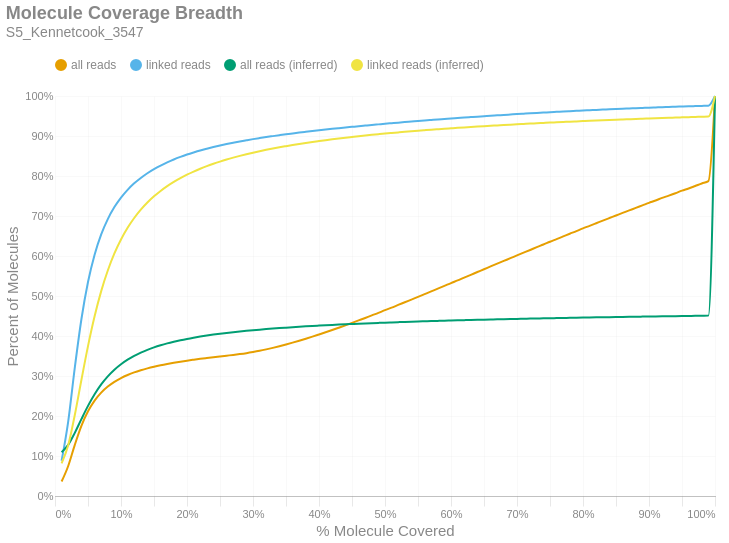

Notebook code for this chart:
### Markdown cell above
### Molecule Read Coverage
This chart shows molecule coverage breadth as computed by the number of bases aligned to that molecule. In other words, "*how much of each unique long molecule is actually sequenced/aligned?*" Keep in mind there is a distinction between sequences and alignments, since some sequences belonging to a particular molecule may not align well and wouldn't appear in the alignment data. This chart also shows molecule coverage breadth as computed by the *inferred fragment* from which the aligned sequences originate. Unlike read coverage, this calculation takes into account the total insert size, including unsequenced gaps between the forward and reverse reads. Like the previous figures, these are cumulative percents.

### Code cell
if SKIPLR:
    print_html(f"Skipped")
else:
    binned_df = consolidated_hist(valids['coverage_bp'], mask, 0.01, True)
    binned_df_inf = consolidated_hist(valids['coverage_inserts'], mask, 0.01, True)
    binned_df = binned_df.with_columns(pl.lit(binned_df_inf['all reads (cumsum)']).alias('all reads (inferred)'))
    binned_df = binned_df.with_columns(pl.lit(binned_df_inf['linked reads (cumsum)']).alias('linked reads (inferred)'))
    binned_df = binned_df.with_columns(
        (pl.col('bin').cast(pl.Float64) + 0.01).alias('right_edge')
    )

    with SafeRender(binned_df):
        (
            density_plot(binned_df, 'Molecule Coverage Breadth', samplename, 'molcov', ['all reads (inferred)','linked reads (inferred)'])
            .encode(
                #x=alt.X('bin:Q', title="% Molecule Covered").axis(format = '%').scale(padding=0),
                x=alt.X('right_edge:Q', title="% Molecule Covered").axis(format='%').scale(padding=0),
                y=alt.Y('value:Q', title='Percent of Molecules')
                    .axis(format='%')
                    .stack(False)
                    .scale(domainMin=0, padding=0),
                color=alt.Color("key:N").scale(domain = ["all reads", "linked reads", "all reads (inferred)", "linked reads (inferred)"]),
                tooltip = [
                    alt.Tooltip("key:N", title = "Data Type"),
                    alt.Tooltip("range_label:N", title="% Molecule Covered"),
                    alt.Tooltip("value:Q", format = ".2%", title="% Molecules")
                ]
            )
        ).display()

### Figure 1 — Vega-Lite specification as saved in the notebook (floating-point values rounded to 4 significant figures)
{"width": "container", "height": 400, "config": {"title": {"anchor": "start", "dy": -15, "fontSize": 18, "color": "#888888", "subtitleColor": "#888888", "subtitleFontSize": 14}, "arc": {"fill": "#0072B2"}, "axis": {"domainColor": "#888888", "domainWidth": 0.5, "gridWidth": 0.2, "grid": false, "titleFontWeight": 400, "titleFontSize": 15, "labelFontSize": 11, "labelColor": "#888888", "tickColor": "#888888", "tickWidth": 0.2, "titleColor": "#888888"}, "axisBand": {"grid": false}, "axisX": {"grid": true, "tickSize": 10, "domainCap": "round"}, "axisY": {"domain": false, "grid": true, "tickSize": 0, "domainCap": "round"}, "background": "transparent", "header": {"labelFontSize": 15, "labelColor": "#888888", "titleFontSize": 15, "titleFontWeight": 600, "titleColor": "#888888"}, "legend": {"labelFont": "sans-serif", "labelFontSize": 12, "labelColor": "#888888", "symbolSize": 100, "symbolType": "circle", "titleFontSize": 12, "titlePadding": 10, "titleColor": "#888888", "title": null, "orient": "top"}, "range": {"category": ["#E69F00", "#56B4E9", "#009E73", "#F0E442", "#0072B2", "#D55E00", "#CC79A7", "#000000"], "diverging": ["#cfe8f3", "#a2d4ec", "#73bfe2", "#46abdb", "#1696d2", "#12719e"]}, "area": {"fill": "#0072B2", "fillOpacity": 0.7, "line": true, "strokeOpacity": 0.7}, "line": {"color": "#0072B2", "stroke": "#0072B2", "strokeWidth": 2}, "trail": {"color": "#0072B2", "stroke": "#0072B2", "strokeWidth": 0, "size": 1}, "point": {"filled": true, "fillOpacity": 1.0, "size": 95}, "text": {"color": "#888888", "fontSize": 11, "align": "right", "fontWeight": 400, "size": 11}, "bar": {"fill": "#0072B2", "stroke": null}, "view": {"stroke": null, "continuousWidth": 660, "continuousHeight": 400}}, "data": {"name": "data-4468954f72984ad1530e952e1ee41a54"}, "mark": {"type": "line", "interpolate": "monotone", "point": {"opacity": 0, "size": 275}}, "encoding": {"color": {"field": "key", "scale": {"domain": ["all reads", "linked reads", "all reads (inferred)", "linked reads (inferred)"]}, "type": "nominal"}, "tooltip": [{"field": "key", "title": "Data Type", "type": "nominal"}, {"field": "range_label", "title": "% Molecule Covered", "type": "nominal"}, {"field": "value", "format": ".2%", "title": "% Molecules", "type": "quantitative"}], "x": {"axis": {"format": "%"}, "field": "right_edge", "scale": {"padding": 0}, "title": "% Molecule Covered", "type": "quantitative"}, "y": {"axis": {"format": "%"}, "field": "value", "scale": {"domainMin": 0, "padding": 0}, "stack": false, "title": "Percent of Molecules", "type": "quantitative"}}, "params": [{"name": "param_c36ac31b6afebe62", "select": {"type": "point", "fields": ["key"]}, "bind": "legend"}], "title": {"text": "Molecule Coverage Breadth", "subtitle": "S5_Kennetcook_3547"}, "transform": [{"fold": ["all reads (cumsum)", "linked reads (cumsum)", "all reads (inferred)", "linked reads (inferred)"]}, {"calculate": "replace(datum.key, ' (cumsum)', '')", "as": "key"}, {"filter": {"param": "param_c36ac31b6afebe62"}}], "usermeta": {"embedOptions": {"downloadFileName": "S5_Kennetcook_3547.molcov"}}, "$schema": "https://vega.github.io/schema/vega-lite/v6.1.0.json", "datasets": {"data-4468954f72984ad1530e952e1ee41a54": [{"bin": "0.0", "interval": "0.0-0.01", "all reads": 0.03618, "linked reads": 0.08809, "all reads (cumsum)": 0.03618, "linked reads (cumsum)": 0.08809, "range_label": "0.0-0.01", "all reads (inferred)": 0.1096, "linked reads (inferred)": 0.08135, "right_edge": 0.01}, {"bin": "0.01", "interval": "0.01-0.02", "all reads": 0.03888, "linked reads": 0.09797, "all reads (cumsum)": 0.07505, "linked reads (cumsum)": 0.1861, "range_label": "0.01-0.02", "all reads (inferred)": 0.1279, "linked reads (inferred)": 0.1267, "right_edge": 0.02}, {"bin": "0.02", "interval": "0.02-0.03", "all reads": 0.05286, "linked reads": 0.1348, "all reads (cumsum)": 0.1279, "linked reads (cumsum)": 0.3208, "range_label": "0.02-0.03", "all reads (inferred)": 0.1579, "linked reads (inferred)": 0.2025, "right_edge": 0.03}, {"bin": "0.03", "interval": "0.03-0.04", "all reads": 0.04741, "linked reads": 0.1211, "all reads (cumsum)": 0.1753, "linked reads (cumsum)": 0.4419, "range_label": "0.03-0.04", "all reads (inferred)": 0.1922, "linked reads (inferred)": 0.2901, "right_edge": 0.04}, {"bin": "0.04", "interval": "0.04-0.05", "all reads": 0.0364, "linked reads": 0.09298, "all reads (cumsum)": 0.2117, "linked reads (cumsum)": 0.5349, "range_label": "0.04-0.05", "all reads (inferred)": 0.2253, "linked reads (inferred)": 0.3748, "right_edge": 0.05}, {"bin": "0.05", "interval": "0.05-0.06", "all reads": 0.02686, "linked reads": 0.06847, "all reads (cumsum)": 0.2386, "linked reads (cumsum)": 0.6033, "range_label": "0.05-0.06", "all reads (inferred)": 0.2544, "linked reads (inferred)": 0.4493, "right_edge": 0.06}, {"bin": "0.06", "interval": "0.06-0.07", "all reads": 0.01994, "linked reads": 0.05075, "all reads (cumsum)": 0.2585, "linked reads (cumsum)": 0.6541, "range_label": "0.06-0.07", "all reads (inferred)": 0.2789, "linked reads (inferred)": 0.5122, "right_edge": 0.07}, {"bin": "0.07", "interval": "0.07-0.08", "all reads": 0.01506, "linked reads": 0.03826, "all reads (cumsum)": 0.2736, "linked reads (cumsum)": 0.6923, "range_label": "0.07-0.08", "all reads (inferred)": 0.299, "linked reads (inferred)": 0.5638, "right_edge": 0.08}, {"bin": "0.08", "interval": "0.08-0.09", "all reads": 0.01182, "linked reads": 0.02997, "all reads (cumsum)": 0.2854, "linked reads (cumsum)": 0.7223, "range_label": "0.08-0.09", "all reads (inferred)": 0.3157, "linked reads (inferred)": 0.6064, "right_edge": 0.09}, {"bin": "0.09", "interval": "0.09-0.1", "all reads": 0.009419, "linked reads": 0.02378, "all reads (cumsum)": 0.2948, "linked reads (cumsum)": 0.7461, "range_label": "0.09-0.1", "all reads (inferred)": 0.3293, "linked reads (inferred)": 0.6413, "right_edge": 0.1}, {"bin": "0.1", "interval": "0.1-0.11", "all reads": 0.007696, "linked reads": 0.01937, "all reads (cumsum)": 0.3025, "linked reads (cumsum)": 0.7655, "range_label": "0.1-0.11", "all reads (inferred)": 0.3407, "linked reads (inferred)": 0.6705, "right_edge": 0.11}, {"bin": "0.11", "interval": "0.11-0.12", "all reads": 0.006452, "linked reads": 0.01621, "all reads (cumsum)": 0.309, "linked reads (cumsum)": 0.7817, "range_label": "0.11-0.12", "all reads (inferred)": 0.3503, "linked reads (inferred)": 0.6949, "right_edge": 0.12}, {"bin": "0.12", "interval": "0.12-0.13", "all reads": 0.005382, "linked reads": 0.01347, "all reads (cumsum)": 0.3143, "linked reads (cumsum)": 0.7951, "range_label": "0.12-0.13", "all reads (inferred)": 0.3584, "linked reads (inferred)": 0.7158, "right_edge": 0.13}, {"bin": "0.13", "interval": "0.13-0.14", "all reads": 0.004724, "linked reads": 0.01177, "all reads (cumsum)": 0.3191, "linked reads (cumsum)": 0.8069, "range_label": "0.13-0.14", "all reads (inferred)": 0.3654, "linked reads (inferred)": 0.7336, "right_edge": 0.14}, {"bin": "0.14", "interval": "0.14-0.15", "all reads": 0.004107, "linked reads": 0.01018, "all reads (cumsum)": 0.3232, "linked reads (cumsum)": 0.8171, "range_label": "0.14-0.15", "all reads (inferred)": 0.3715, "linked reads (inferred)": 0.7491, "right_edge": 0.15}, {"bin": "0.15", "interval": "0.15-0.16", "all reads": 0.003635, "linked reads": 0.00896, "all reads (cumsum)": 0.3268, "linked reads (cumsum)": 0.826, "range_label": "0.15-0.16", "all reads (inferred)": 0.3768, "linked reads (inferred)": 0.7627, "right_edge": 0.16}, {"bin": "0.16", "interval": "0.16-0.17", "all reads": 0.003285, "linked reads": 0.008011, "all reads (cumsum)": 0.3301, "linked reads (cumsum)": 0.8341, "range_label": "0.16-0.17", "all reads (inferred)": 0.3815, "linked reads (inferred)": 0.7746, "right_edge": 0.17}, {"bin": "0.17", "interval": "0.17-0.18", "all reads": 0.003016, "linked reads": 0.007269, "all reads (cumsum)": 0.3331, "linked reads (cumsum)": 0.8413, "range_label": "0.17-0.18", "all reads (inferred)": 0.3856, "linked reads (inferred)": 0.7851, "right_edge": 0.18}, {"bin": "0.18", "interval": "0.18-0.19", "all reads": 0.002718, "linked reads": 0.006431, "all reads (cumsum)": 0.3358, "linked reads (cumsum)": 0.8478, "range_label": "0.18-0.19", "all reads (inferred)": 0.3894, "linked reads (inferred)": 0.7947, "right_edge": 0.19}, {"bin": "0.19", "interval": "0.19-0.2", "all reads": 0.00252, "linked reads": 0.005845, "all reads (cumsum)": 0.3383, "linked reads (cumsum)": 0.8536, "range_label": "0.19-0.2", "all reads (inferred)": 0.3928, "linked reads (inferred)": 0.8033, "right_edge": 0.2}, {"bin": "0.2", "interval": "0.2-0.21", "all reads": 0.00231, "linked reads": 0.005254, "all reads (cumsum)": 0.3407, "linked reads (cumsum)": 0.8589, "range_label": "0.2-0.21", "all reads (inferred)": 0.3958, "linked reads (inferred)": 0.811, "right_edge": 0.21}, {"bin": "0.21", "interval": "0.21-0.22", "all reads": 0.002231, "linked reads": 0.004933, "all reads (cumsum)": 0.3429, "linked reads (cumsum)": 0.8638, "range_label": "0.21-0.22", "all reads (inferred)": 0.3986, "linked reads (inferred)": 0.818, "right_edge": 0.22}, {"bin": "0.22", "interval": "0.22-0.23", "all reads": 0.002068, "linked reads": 0.00442, "all reads (cumsum)": 0.345, "linked reads (cumsum)": 0.8682, "range_label": "0.22-0.23", "all reads (inferred)": 0.4011, "linked reads (inferred)": 0.8245, "right_edge": 0.23}, {"bin": "0.23", "interval": "0.23-0.24", "all reads": 0.00202, "linked reads": 0.004171, "all reads (cumsum)": 0.347, "linked reads (cumsum)": 0.8724, "range_label": "0.23-0.24", "all reads (inferred)": 0.4035, "linked reads (inferred)": 0.8305, "right_edge": 0.24}, {"bin": "0.24", "interval": "0.24-0.25", "all reads": 0.001952, "linked reads": 0.00385, "all reads (cumsum)": 0.3489, "linked reads (cumsum)": 0.8762, "range_label": "0.24-0.25", "all reads (inferred)": 0.4056, "linked reads (inferred)": 0.836, "right_edge": 0.25}, {"bin": "0.25", "interval": "0.25-0.26", "all reads": 0.001921, "linked reads": 0.003613, "all reads (cumsum)": 0.3509, "linked reads (cumsum)": 0.8798, "range_label": "0.25-0.26", "all reads (inferred)": 0.4077, "linked reads (inferred)": 0.8411, "right_edge": 0.26}, {"bin": "0.26", "interval": "0.26-0.27", "all reads": 0.001895, "linked reads": 0.003309, "all reads (cumsum)": 0.3527, "linked reads (cumsum)": 0.8832, "range_label": "0.26-0.27", "all reads (inferred)": 0.4095, "linked reads (inferred)": 0.8459, "right_edge": 0.27}, {"bin": "0.27", "interval": "0.27-0.28", "all reads": 0.002043, "linked reads": 0.003222, "all reads (cumsum)": 0.3548, "linked reads (cumsum)": 0.8864, "range_label": "0.27-0.28", "all reads (inferred)": 0.4113, "linked reads (inferred)": 0.8503, "right_edge": 0.28}, {"bin": "0.28", "interval": "0.28-0.29", "all reads": 0.002324, "linked reads": 0.002948, "all reads (cumsum)": 0.3571, "linked reads (cumsum)": 0.8893, "range_label": "0.28-0.29", "all reads (inferred)": 0.4129, "linked reads (inferred)": 0.8545, "right_edge": 0.29}, {"bin": "0.29", "interval": "0.29-0.3", "all reads": 0.002762, "linked reads": 0.002855, "all reads (cumsum)": 0.3599, "linked reads (cumsum)": 0.8922, "range_label": "0.29-0.3", "all reads (inferred)": 0.4145, "linked reads (inferred)": 0.8584, "right_edge": 0.3}, {"bin": "0.3", "interval": "0.3-0.31", "all reads": 0.003099, "linked reads": 0.002627, "all reads (cumsum)": 0.363, "linked reads (cumsum)": 0.8948, "range_label": "0.3-0.31", "all reads (inferred)": 0.4159, "linked reads (inferred)": 0.862, "right_edge": 0.31}, {"bin": "0.31", "interval": "0.31-0.32", "all reads": 0.003543, "linked reads": 0.00253, "all reads (cumsum)": 0.3665, "linked reads (cumsum)": 0.8973, "range_label": "0.31-0.32", "all reads (inferred)": 0.4173, "linked reads (inferred)": 0.8655, "right_edge": 0.32}, {"bin": "0.32", "interval": "0.32-0.33", "all reads": 0.003815, "linked reads": 0.002362, "all reads (cumsum)": 0.3703, "linked reads (cumsum)": 0.8997, "range_label": "0.32-0.33", "all reads (inferred)": 0.4185, "linked reads (inferred)": 0.8687, "right_edge": 0.33}, {"bin": "0.33", "interval": "0.33-0.34", "all reads": 0.004095, "linked reads": 0.00233, "all reads (cumsum)": 0.3744, "linked reads (cumsum)": 0.902, "range_label": "0.33-0.34", "all reads (inferred)": 0.4198, "linked reads (inferred)": 0.8718, "right_edge": 0.34}, {"bin": "0.34", "interval": "0.34-0.35", "all reads": 0.004346, "linked reads": 0.002269, "all reads (cumsum)": 0.3788, "linked reads (cumsum)": 0.9043, "range_label": "0.34-0.35", "all reads (inferred)": 0.4209, "linked reads (inferred)": 0.8746, "right_edge": 0.35}, {"bin": "0.35", "interval": "0.35-0.36", "all reads": 0.004612, "linked reads": 0.002118, "all reads (cumsum)": 0.3834, "linked reads (cumsum)": 0.9064, "range_label": "0.35-0.36", "all reads (inferred)": 0.422, "linked reads (inferred)": 0.8774, "right_edge": 0.36}, {"bin": "0.36", "interval": "0.36-0.37", "all reads": 0.004822, "linked reads": 0.002098, "all reads (cumsum)": 0.3882, "linked reads (cumsum)": 0.9085, "range_label": "0.36-0.37", "all reads (inferred)": 0.4231, "linked reads (inferred)": 0.8801, "right_edge": 0.37}, {"bin": "0.37", "interval": "0.37-0.38", "all reads": 0.004986, "linked reads": 0.001965, "all reads (cumsum)": 0.3932, "linked reads (cumsum)": 0.9105, "range_label": "0.37-0.38", "all reads (inferred)": 0.4241, "linked reads (inferred)": 0.8827, "right_edge": 0.38}, {"bin": "0.38", "interval": "0.38-0.39", "all reads": 0.005196, "linked reads": 0.001921, "all reads (cumsum)": 0.3984, "linked reads (cumsum)": 0.9124, "range_label": "0.38-0.39", "all reads (inferred)": 0.4251, "linked reads (inferred)": 0.8851, "right_edge": 0.39}, {"bin": "0.39", "interval": "0.39-0.4", "all reads": 0.005414, "linked reads": 0.001865, "all reads (cumsum)": 0.4038, "linked reads (cumsum)": 0.9143, "range_label": "0.39-0.4", "all reads (inferred)": 0.426, "linked reads (inferred)": 0.8874, "right_edge": 0.4}, {"bin": "0.4", "interval": "0.4-0.41", "all reads": 0.005455, "linked reads": 0.001813, "all reads (cumsum)": 0.4093, "linked reads (cumsum)": 0.9161, "range_label": "0.4-0.41", "all reads (inferred)": 0.4269, "linked reads (inferred)": 0.8896, "right_edge": 0.41}, {"bin": "0.41", "interval": "0.41-0.42", "all reads": 0.005625, "linked reads": 0.001769, "all reads (cumsum)": 0.4149, "linked reads (cumsum)": 0.9178, "range_label": "0.41-0.42", "all reads (inferred)": 0.4277, "linked reads (inferred)": 0.8918, "right_edge": 0.42}, {"bin": "0.42", "interval": "0.42-0.43", "all reads": 0.005838, "linked reads": 0.001699, "all reads (cumsum)": 0.4207, "linked reads (cumsum)": 0.9195, "range_label": "0.42-0.43", "all reads (inferred)": 0.4285, "linked reads (inferred)": 0.8938, "right_edge": 0.43}, {"bin": "0.43", "interval": "0.43-0.44", "all reads": 0.005941, "linked reads": 0.001674, "all reads (cumsum)": 0.4267, "linked reads (cumsum)": 0.9212, "range_label": "0.43-0.44", "all reads (inferred)": 0.4293, "linked reads (inferred)": 0.8958, "right_edge": 0.44}, {"bin": "0.44", "interval": "0.44-0.45", "all reads": 0.00608, "linked reads": 0.001626, "all reads (cumsum)": 0.4327, "linked reads (cumsum)": 0.9228, "range_label": "0.44-0.45", "all reads (inferred)": 0.43, "linked reads (inferred)": 0.8976, "right_edge": 0.45}, {"bin": "0.45", "interval": "0.45-0.46", "all reads": 0.006214, "linked reads": 0.001629, "all reads (cumsum)": 0.439, "linked reads (cumsum)": 0.9245, "range_label": "0.45-0.46", "all reads (inferred)": 0.4308, "linked reads (inferred)": 0.8994, "right_edge": 0.46}, {"bin": "0.46", "interval": "0.46-0.47", "all reads": 0.006184, "linked reads": 0.001549, "all reads (cumsum)": 0.4451, "linked reads (cumsum)": 0.926, "range_label": "0.46-0.47", "all reads (inferred)": 0.4315, "linked reads (inferred)": 0.9012, "right_edge": 0.47}, {"bin": "0.47", "interval": "0.47-0.48", "all reads": 0.006403, "linked reads": 0.001541, "all reads (cumsum)": 0.4515, "linked reads (cumsum)": 0.9276, "range_label": "0.47-0.48", "all reads (inferred)": 0.4321, "linked reads (inferred)": 0.9029, "right_edge": 0.48}, {"bin": "0.48", "interval": "0.48-0.49", "all reads": 0.006233, "linked reads": 0.001499, "all reads (cumsum)": 0.4578, "linked reads (cumsum)": 0.9291, "range_label": "0.48-0.49", "all reads (inferred)": 0.4328, "linked reads (inferred)": 0.9045, "right_edge": 0.49}, {"bin": "0.49", "interval": "0.49-0.5", "all reads": 0.006945, "linked reads": 0.001504, "all reads (cumsum)": 0.4647, "linked reads (cumsum)": 0.9306, "range_label": "0.49-0.5", "all reads (inferred)": 0.4334, "linked reads (inferred)": 0.9061, "right_edge": 0.5}, {"bin": "0.5", "interval": "0.5-0.51", "all reads": 0.006067, "linked reads": 0.001431, "all reads (cumsum)": 0.4708, "linked reads (cumsum)": 0.932, "range_label": "0.5-0.51", "all reads (inferred)": 0.434, "linked reads (inferred)": 0.9076, "right_edge": 0.51}, {"bin": "0.51", "interval": "0.51-0.52", "all reads": 0.006853, "linked reads": 0.001424, "all reads (cumsum)": 0.4776, "linked reads (cumsum)": 0.9334, "range_label": "0.51-0.52", "all reads (inferred)": 0.4346, "linked reads (inferred)": 0.909, "right_edge": 0.52}, {"bin": "0.52", "interval": "0.52-0.53", "all reads": 0.006632, "linked reads": 0.001356, "all reads (cumsum)": 0.4843, "linked reads (cumsum)": 0.9348, "range_label": "0.52-0.53", "all reads (inferred)": 0.4352, "linked reads (inferred)": 0.9105, "right_edge": 0.53}, {"bin": "0.53", "interval": "0.53-0.54", "all reads": 0.006794, "linked reads": 0.001329, "all reads (cumsum)": 0.4911, "linked reads (cumsum)": 0.9361, "range_label": "0.53-0.54", "all reads (inferred)": 0.4357, "linked reads (inferred)": 0.9118, "right_edge": 0.54}, {"bin": "0.54", "interval": "0.54-0.55", "all reads": 0.006692, "linked reads": 0.001347, "all reads (cumsum)": 0.4978, "linked reads (cumsum)": 0.9375, "range_label": "0.54-0.55", "all reads (inferred)": 0.4362, "linked reads (inferred)": 0.9132, "right_edge": 0.55}, {"bin": "0.55", "interval": "0.55-0.56", "all reads": 0.006905, "linked reads": 0.001305, "all reads (cumsum)": 0.5047, "linked reads (cumsum)": 0.9388, "range_label": "0.55-0.56", "all reads (inferred)": 0.4368, "linked reads (inferred)": 0.9145, "right_edge": 0.56}, {"bin": "0.56", "interval": "0.56-0.57", "all reads": 0.006893, "linked reads": 0.001283, "all reads (cumsum)": 0.5116, "linked reads (cumsum)": 0.94, "range_label": "0.56-0.57", "all reads (inferred)": 0.4373, "linked reads (inferred)": 0.9157, "right_edge": 0.57}, {"bin": "0.57", "interval": "0.57-0.58", "all reads": 0.006778, "linked reads": 0.001276, "all reads (cumsum)": 0.5183, "linked reads (cumsum)": 0.9413, "range_label": "0.57-0.58", "all reads (inferred)": 0.4378, "linked reads (inferred)": 0.9169, "right_edge": 0.58}, {"bin": "0.58", "interval": "0.58-0.59", "all reads": 0.00693, "linked reads": 0.001197, "all reads (cumsum)": 0.5253, "linked reads (cumsum)": 0.9425, "range_label": "0.58-0.59", "all reads (inferred)": 0.4382, "linked reads (inferred)": 0.9181, "right_edge": 0.59}, {"bin": "0.59", "interval": "0.59-0.6", "all reads": 0.007097, "linked reads": 0.001236, "all reads (cumsum)": 0.5324, "linked reads (cumsum)": 0.9437, "range_label": "0.59-0.6", "all reads (inferred)": 0.4387, "linked reads (inferred)": 0.9192, "right_edge": 0.6}, {"bin": "0.6", "interval": "0.6-0.61", "all reads": 0.006665, "linked reads": 0.001169, "all reads (cumsum)": 0.539, "linked reads (cumsum)": 0.9449, "range_label": "0.6-0.61", "all reads (inferred)": 0.4391, "linked reads (inferred)": 0.9204, "right_edge": 0.61}, {"bin": "0.61", "interval": "0.61-0.62", "all reads": 0.007065, "linked reads": 0.0012, "all reads (cumsum)": 0.5461, "linked reads (cumsum)": 0.9461, "range_label": "0.61-0.62", "all reads (inferred)": 0.4396, "linked reads (inferred)": 0.9215, "right_edge": 0.62}, {"bin": "0.62", "interval": "0.62-0.63", "all reads": 0.00685, "linked reads": 0.001142, "all reads (cumsum)": 0.5529, "linked reads (cumsum)": 0.9473, "range_label": "0.62-0.63", "all reads (inferred)": 0.44, "linked reads (inferred)": 0.9225, "right_edge": 0.63}, {"bin": "0.63", "interval": "0.63-0.64", "all reads": 0.006978, "linked reads": 0.001138, "all reads (cumsum)": 0.5599, "linked reads (cumsum)": 0.9484, "range_label": "0.63-0.64", "all reads (inferred)": 0.4404, "linked reads (inferred)": 0.9236, "right_edge": 0.64}, {"bin": "0.64", "interval": "0.64-0.65", "all reads": 0.00683, "linked reads": 0.001081, "all reads (cumsum)": 0.5668, "linked reads (cumsum)": 0.9495, "range_label": "0.64-0.65", "all reads (inferred)": 0.4408, "linked reads (inferred)": 0.9246, "right_edge": 0.65}, {"bin": "0.65", "interval": "0.65-0.66", "all reads": 0.007168, "linked reads": 0.00113, "all reads (cumsum)": 0.5739, "linked reads (cumsum)": 0.9506, "range_label": "0.65-0.66", "all reads (inferred)": 0.4412, "linked reads (inferred)": 0.9256, "right_edge": 0.66}, {"bin": "0.66", "interval": "0.66-0.67", "all reads": 0.006855, "linked reads": 0.001031, "all reads (cumsum)": 0.5808, "linked reads (cumsum)": 0.9516, "range_label": "0.66-0.67", "all reads (inferred)": 0.4416, "linked reads (inferred)": 0.9265, "right_edge": 0.67}, {"bin": "0.67", "interval": "0.67-0.68", "all reads": 0.006886, "linked reads": 0.001063, "all reads (cumsum)": 0.5877, "linked reads (cumsum)": 0.9527, "range_label": "0.67-0.68", "all reads (inferred)": 0.442, "linked reads (inferred)": 0.9275, "right_edge": 0.68}, {"bin": "0.68", "interval": "0.68-0.69", "all reads": 0.006833, "linked reads": 0.001021, "all reads (cumsum)": 0.5945, "linked reads (cumsum)": 0.9537, "range_label": "0.68-0.69", "all reads (inferred)": 0.4424, "linked reads (inferred)": 0.9284, "right_edge": 0.69}, {"bin": "0.69", "interval": "0.69-0.7", "all reads": 0.006941, "linked reads": 0.001028, "all reads (cumsum)": 0.6014, "linked reads (cumsum)": 0.9548, "range_label": "0.69-0.7", "all reads (inferred)": 0.4428, "linked reads (inferred)": 0.9293, "right_edge": 0.7}, {"bin": "0.7", "interval": "0.7-0.71", "all reads": 0.006819, "linked reads": 0.0009882, "all reads (cumsum)": 0.6083, "linked reads (cumsum)": 0.9557, "range_label": "0.7-0.71", "all reads (inferred)": 0.4431, "linked reads (inferred)": 0.9301, "right_edge": 0.71}, {"bin": "0.71", "interval": "0.71-0.72", "all reads": 0.006833, "linked reads": 0.0009761, "all reads (cumsum)": 0.6151, "linked reads (cumsum)": 0.9567, "range_label": "0.71-0.72", "all reads (inferred)": 0.4435, "linked reads (inferred)": 0.931, "right_edge": 0.72}, {"bin": "0.72", "interval": "0.72-0.73", "all reads": 0.006934, "linked reads": 0.0009251, "all reads (cumsum)": 0.622, "linked reads (cumsum)": 0.9576, "range_label": "0.72-0.73", "all reads (inferred)": 0.4438, "linked reads (inferred)": 0.9318, "right_edge": 0.73}, {"bin": "0.73", "interval": "0.73-0.74", "all reads": 0.006675, "linked reads": 0.0008992, "all reads (cumsum)": 0.6287, "linked reads (cumsum)": 0.9585, "range_label": "0.73-0.74", "all reads (inferred)": 0.4441, "linked reads (inferred)": 0.9326, "right_edge": 0.74}, {"bin": "0.74", "interval": "0.74-0.75", "all reads": 0.00704, "linked reads": 0.0009376, "all reads (cumsum)": 0.6357, "linked reads (cumsum)": 0.9595, "range_label": "0.74-0.75", "all reads (inferred)": 0.4445, "linked reads (inferred)": 0.9335, "right_edge": 0.75}, {"bin": "0.75", "interval": "0.75-0.76", "all reads": 0.006562, "linked reads": 0.0008799, "all reads (cumsum)": 0.6423, "linked reads (cumsum)": 0.9604, "range_label": "0.75-0.76", "all reads (inferred)": 0.4448, "linked reads (inferred)": 0.9342, "right_edge": 0.76}, {"bin": "0.76", "interval": "0.76-0.77", "all reads": 0.006654, "linked reads": 0.0008951, "all reads (cumsum)": 0.649, "linked reads (cumsum)": 0.9613, "range_label": "0.76-0.77", "all reads (inferred)": 0.4451, "linked reads (inferred)": 0.935, "right_edge": 0.77}, {"bin": "0.77", "interval": "0.77-0.78", "all reads": 0.006673, "linked reads": 0.0008486, "all reads (cumsum)": 0.6556, "linked reads (cumsum)": 0.9621, "range_label": "0.77-0.78", "all reads (inferred)": 0.4454, "linked reads (inferred)": 0.9358, "right_edge": 0.78}, {"bin": "0.78", "interval": "0.78-0.79", "all reads": 0.006569, "linked reads": 0.0008276, "all reads (cumsum)": 0.6622, "linked reads (cumsum)": 0.9629, "range_label": "0.78-0.79", "all reads (inferred)": 0.4457, "linked reads (inferred)": 0.9365, "right_edge": 0.79}, {"bin": "0.79", "interval": "0.79-0.8", "all reads": 0.006954, "linked reads": 0.0008464, "all reads (cumsum)": 0.6692, "linked reads (cumsum)": 0.9638, "range_label": "0.79-0.8", "all reads (inferred)": 0.446, "linked reads (inferred)": 0.9372, "right_edge": 0.8}, {"bin": "0.8", "interval": "0.8-0.81", "all reads": 0.006284, "linked reads": 0.0007296, "all reads (cumsum)": 0.6754, "linked reads (cumsum)": 0.9645, "range_label": "0.8-0.81", "all reads (inferred)": 0.4463, "linked reads (inferred)": 0.938, "right_edge": 0.81}, {"bin": "0.81", "interval": "0.81-0.82", "all reads": 0.006517, "linked reads": 0.0007784, "all reads (cumsum)": 0.682, "linked reads (cumsum)": 0.9653, "range_label": "0.81-0.82", "all reads (inferred)": 0.4466, "linked reads (inferred)": 0.9387, "right_edge": 0.82}, {"bin": "0.82", "interval": "0.82-0.83", "all reads": 0.006565, "linked reads": 0.0007328, "all reads (cumsum)": 0.6885, "linked reads (cumsum)": 0.966, "range_label": "0.82-0.83", "all reads (inferred)": 0.4469, "linked reads (inferred)": 0.9394, "right_edge": 0.83}, {"bin": "0.83", "interval": "0.83-0.84", "all reads": 0.006396, "linked reads": 0.0007654, "all reads (cumsum)": 0.6949, "linked reads (cumsum)": 0.9668, "range_label": "0.83-0.84", "all reads (inferred)": 0.4472, "linked reads (inferred)": 0.9401, "right_edge": 0.84}, {"bin": "0.84", "interval": "0.84-0.85", "all reads": 0.006329, "linked reads": 0.0007305, "all reads (cumsum)": 0.7012, "linked reads (cumsum)": 0.9675, "range_label": "0.84-0.85", "all reads (inferred)": 0.4474, "linked reads (inferred)": 0.9407, "right_edge": 0.85}, {"bin": "0.85", "interval": "0.85-0.86", "all reads": 0.006449, "linked reads": 0.000697, "all reads (cumsum)": 0.7077, "linked reads (cumsum)": 0.9682, "range_label": "0.85-0.86", "all reads (inferred)": 0.4477, "linked reads (inferred)": 0.9413, "right_edge": 0.86}, {"bin": "0.86", "interval": "0.86-0.87", "all reads": 0.006226, "linked reads": 0.0006531, "all reads (cumsum)": 0.7139, "linked reads (cumsum)": 0.9689, "range_label": "0.86-0.87", "all reads (inferred)": 0.448, "linked reads (inferred)": 0.942, "right_edge": 0.87}, {"bin": "0.87", "interval": "0.87-0.88", "all reads": 0.006399, "linked reads": 0.0006782, "all reads (cumsum)": 0.7203, "linked reads (cumsum)": 0.9695, "range_label": "0.87-0.88", "all reads (inferred)": 0.4482, "linked reads (inferred)": 0.9426, "right_edge": 0.88}, {"bin": "0.88", "interval": "0.88-0.89", "all reads": 0.006187, "linked reads": 0.0006603, "all reads (cumsum)": 0.7265, "linked reads (cumsum)": 0.9702, "range_label": "0.88-0.89", "all reads (inferred)": 0.4485, "linked reads (inferred)": 0.9432, "right_edge": 0.89}, {"bin": "0.89", "interval": "0.89-0.9", "all reads": 0.006306, "linked reads": 0.0006571, "all reads (cumsum)": 0.7328, "linked reads (cumsum)": 0.9709, "range_label": "0.89-0.9", "all reads (inferred)": 0.4487, "linked reads (inferred)": 0.9438, "right_edge": 0.9}, {"bin": "0.9", "interval": "0.9-0.91", "all reads": 0.005869, "linked reads": 0.0005847, "all reads (cumsum)": 0.7387, "linked reads (cumsum)": 0.9714, "range_label": "0.9-0.91", "all reads (inferred)": 0.449, "linked reads (inferred)": 0.9444, "right_edge": 0.91}, {"bin": "0.91", "interval": "0.91-0.92", "all reads": 0.006607, "linked reads": 0.0005932, "all reads (cumsum)": 0.7453, "linked reads (cumsum)": 0.972, "range_label": "0.91-0.92", "all reads (inferred)": 0.4492, "linked reads (inferred)": 0.945, "right_edge": 0.92}, {"bin": "0.92", "interval": "0.92-0.93", "all reads": 0.005516, "linked reads": 0.0005426, "all reads (cumsum)": 0.7508, "linked reads (cumsum)": 0.9726, "range_label": "0.92-0.93", "all reads (inferred)": 0.4495, "linked reads (inferred)": 0.9455, "right_edge": 0.93}, {"bin": "0.93", "interval": "0.93-0.94", "all reads": 0.006089, "linked reads": 0.000569, "all reads (cumsum)": 0.7569, "linked reads (cumsum)": 0.9731, "range_label": "0.93-0.94", "all reads (inferred)": 0.4497, "linked reads (inferred)": 0.946, "right_edge": 0.94}, {"bin": "0.94", "interval": "0.94-0.95", "all reads": 0.00653, "linked reads": 0.0005596, "all reads (cumsum)": 0.7634, "linked reads (cumsum)": 0.9737, "range_label": "0.94-0.95", "all reads (inferred)": 0.4499, "linked reads (inferred)": 0.9466, "right_edge": 0.95}, {"bin": "0.95", "interval": "0.95-0.96", "all reads": 0.005408, "linked reads": 0.0005467, "all reads (cumsum)": 0.7688, "linked reads (cumsum)": 0.9743, "range_label": "0.95-0.96", "all reads (inferred)": 0.4502, "linked reads (inferred)": 0.9471, "right_edge": 0.96}, {"bin": "0.96", "interval": "0.96-0.97", "all reads": 0.006208, "linked reads": 0.0004957, "all reads (cumsum)": 0.775, "linked reads (cumsum)": 0.9748, "range_label": "0.96-0.97", "all reads (inferred)": 0.4504, "linked reads (inferred)": 0.9477, "right_edge": 0.97}, {"bin": "0.97", "interval": "0.97-0.98", "all reads": 0.0063, "linked reads": 0.0004957, "all reads (cumsum)": 0.7813, "linked reads (cumsum)": 0.9752, "range_label": "0.97-0.98", "all reads (inferred)": 0.4507, "linked reads (inferred)": 0.9482, "right_edge": 0.98}, {"bin": "0.98", "interval": "0.98-0.99", "all reads": 0.005874, "linked reads": 0.0005229, "all reads (cumsum)": 0.7872, "linked reads (cumsum)": 0.9758, "range_label": "0.98-0.99", "all reads (inferred)": 0.4509, "linked reads (inferred)": 0.9487, "right_edge": 0.99}, {"bin": "0.99", "interval": "0.99-1.0", "all reads": 0.2128, "linked reads": 0.02423, "all reads (cumsum)": 1.0, "linked reads (cumsum)": 1.0, "range_label": "0.99-1.0", "all reads (inferred)": 1.0, "linked reads (inferred)": 1.0, "right_edge": 1.0}]}}
